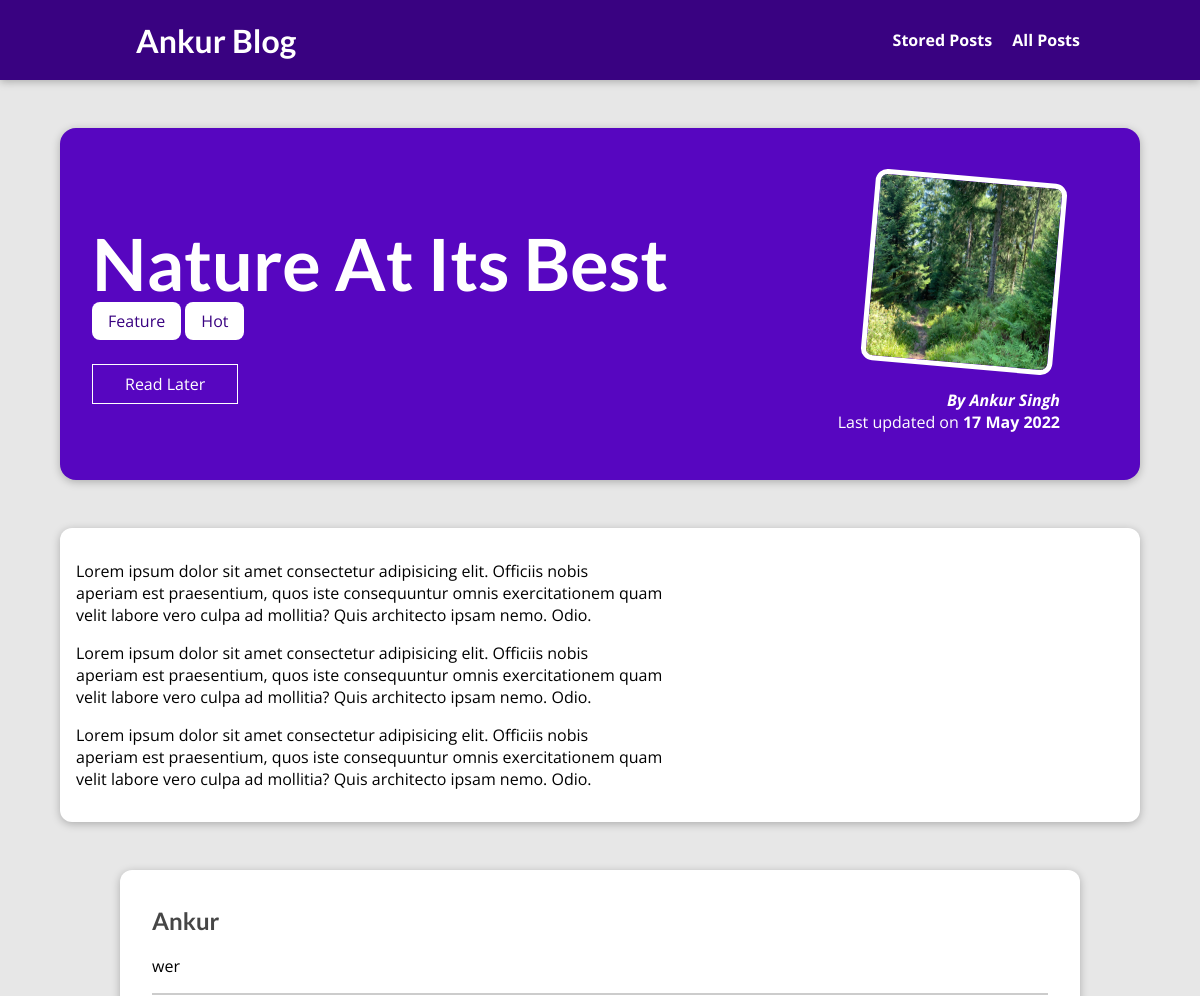
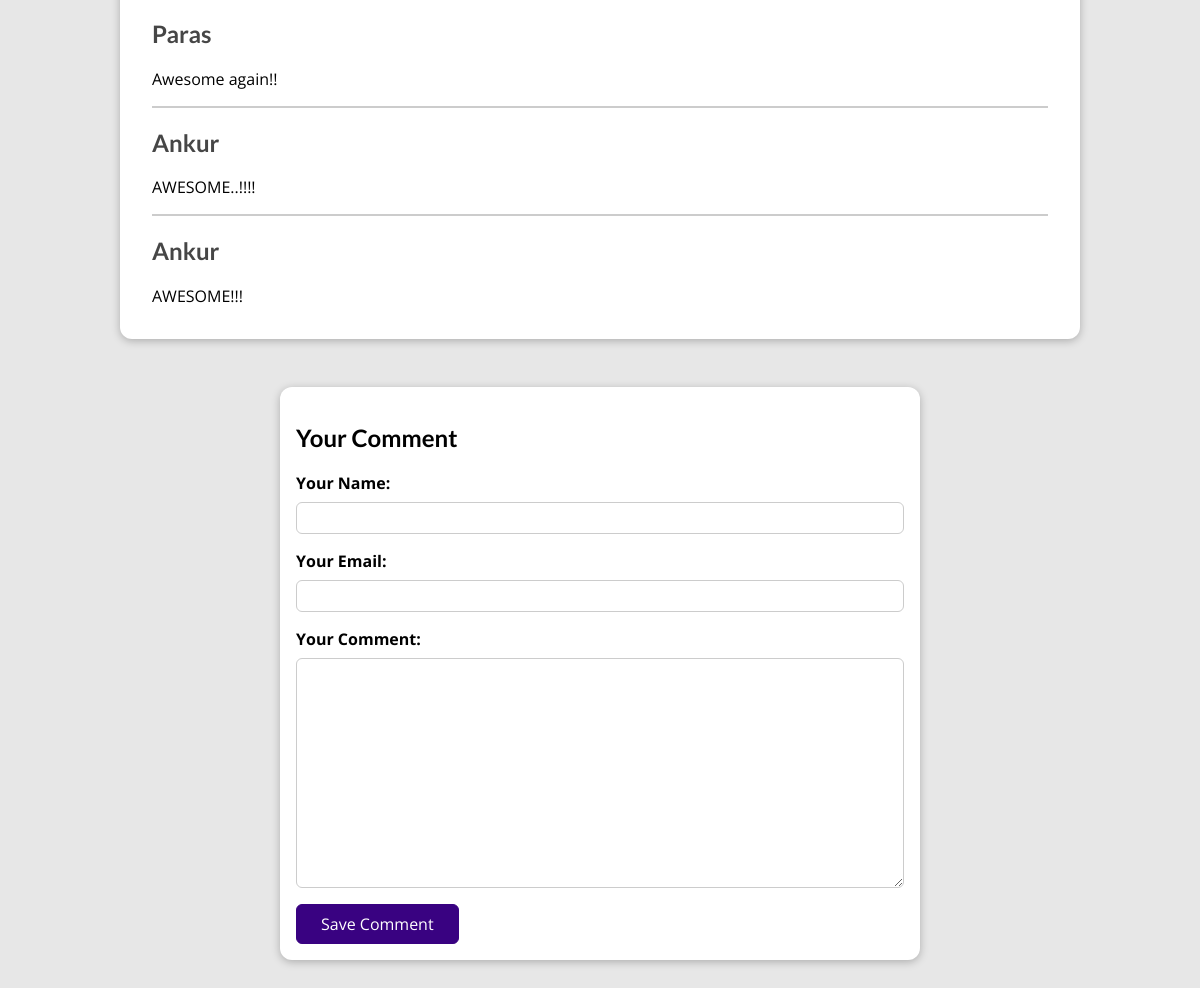
The page /posts/nature-at-its-best on the database its author committed (2 pictures, top to bottom).
### blog/models.py (models this page shows, shortened)
class Post(models.Model):
    title = models.CharField(max_length=150)
    excerpt = models.CharField(max_length=200)
    image = models.ImageField(upload_to="posts", null=True)
    date = models.DateField(auto_now=True)
    slug = models.SlugField(unique=True, db_index=True)
    content = models.TextField(validators=[MinLengthValidator(10)])
    author = models.ForeignKey(Author, on_delete=models.SET_NULL, null=True, related_name="posts")
    tags = models.ManyToManyField(Tag)

class Tag(models.Model):
    caption = models.CharField(max_length=20)

class Author(models.Model):
    first_name = models.CharField(max_length=100)
    last_name = models.CharField(max_length=100)
    email = models.EmailField()
    def full_name(self):
        return f"{self.first_name} {self.last_name}"
    def __str__(self):
        return self.full_name()

class Comment(models.Model):
    user_name = models.CharField(max_length=120)
    user_email = models.EmailField()
    text = models.TextField(max_length=400)
    post = models.ForeignKey(Post, on_delete=models.CASCADE, related_name="comments")

### blog/views.py (the view, shortened to what this page needs)
# urls.py: path("posts/<slug:slug>", views.SinglePostView.as_view(), name="post-detail-page"), #/posts/my-first-post
class SinglePostView(View):
    def is_stored_posts(self, request, post_id):
        stored_posts = request.session.get("stored_posts")
        if stored_posts is not None:
            is_saved_for_later = post_id in stored_posts
        else:
            is_saved_for_later = False
        return is_saved_for_later
    def get(self,request, slug):
        post = Post.objects.get(slug=slug)
        context = {
            "post": post,
            "post_tags": post.tags.all(),
            "comment_form": CommentForm(),
            "comments": post.comments.all().order_by("-id"),
            "saved_for_later": self.is_stored_posts(request, post.id)
        }
        return render(request, "blog/post-detail.html", context)

### blog/forms.py
class CommentForm(forms.ModelForm):
    class Meta:
        model = Comment
        exclude = ["post"]
        labels = {
            "user_name" : "Your Name",
            "user_email" : "Your Email",
            "text": "Your Comment"
        }

### blog/templates/blog/post-detail.html (shortened to what this page needs)
{% extends "base.html" %}
{% load static %}
{% block css_files %}
    <link rel="stylesheet" href="{% static 'blog/post-detail.css' %}">
{% endblock %}
{% block content %}
    <section id="summary">
        <h2>{{ post.title }}</h2>
        <div>
            {% for tag in post_tags %}
                <span class="tag">{{ tag.caption }}</span>
            {% endfor %}
        </div>
        <div id="read-later">
            <form action="{% url 'read-later' %}" method="POST">
                <button>
                    {% if saved_for_later %}
                        Remove from "Read Later" List
                    {% else %}
                        Read Later
                    {% endif %}
                </button>
            </form>
        </div>
        <article>
            <img src="{{ post.image.url }}" alt="{{ post.title }}" />
            <address> By <a href="mailto:{{ post.author.email }}">{{ post.author|title }}</a></address>
            <div>
                Last updated on <time>{{ post.date|date:"d M Y" }}</time>
            </div>
        </article>
    </section>
    <main>
        {{ post.content|linebreaks }}
    </main>
    <section id="comments">
        <ul>
            {% for comment in comments %}
                <li>
                    <h2>{{ comment.user_name }}</h2>
                    <p>{{ comment.text|linebreaks }}</p>
                </li>
            {% endfor %}
        </ul>
    </section>
    <section id="comment-form">
        <h2>Your Comment</h2>
        <form action="{% url 'post-detail-page' post.slug %}" method="POST">
            {% for form_field in comment_form %}
            <div class="form-control" {% if form_field.errors %}invalid{% endif %}>
                {{ form_field.label_tag }}
                {{ form_field }}
            </div>
            {% endfor %}
            <button>Save Comment</button>
        </form>
    </section>
{% endblock %}

### templates/base.html (shortened to what this page needs)
{% load static %}
<!DOCTYPE html>
<html lang="en">
<head>
    <link rel="stylesheet" href="{% static 'app.css' %}">
    {% block css_files %}{% endblock %}
</head>
<body>
    <header id="main-navigation">
        <h1><a href="{% url 'starting-page' %}">Ankur Blog</a></h1>
        <nav>
            <a href="{% url 'read-later' %}">Stored Posts</a>
            <a href="{% url 'posts-page' %}">All Posts</a>
        </nav>
    </header>
    {% block content %}
    {% endblock %}
</body>
</html>

### static/app.css (style rules this page uses)
* { box-sizing: border-box; }
html { font-family: 'Open Sans', 'Lato', sans-serif; }
body { margin: 0; }
h1, h2, h3 { font-family: 'Lato', sans-serif; font-weight: bold; }
#main-navigation { width: 100%; height: 5rem; display: flex; justify-content: space-between; align-items: center; padding: 0 10%; position: absolute; top: 0; left: 0; }
#main-navigation a { text-decoration: none; color: white; font-weight: bold; margin-left: 1rem; }

### blog/static/blog/post-detail.css (style rules this page uses)
body { background-color: #e7e7e7; }
#main-navigation { background-color: #390281; box-shadow: 0 2px 8px rgba(0, 0, 0, 0.25); }
#summary { margin: 8rem auto 3rem auto; padding: 2rem; width: 90%; max-width: 90rem; border-radius: 16px; background-color: #5706c0; position: relative; box-shadow: 0 2px 8px rgba(0, 0, 0, 0.25); height: 22rem; }
#summary h2 { color: white; font-size: 4.5rem; margin-bottom: 0.25rem; }
#summary article { position: absolute; top: 2rem; right: 3rem; padding: 1rem 2rem; border-radius: 12px; text-align: right; color: white; }
#summary article img { width: 12rem; height: 12rem; border-radius: 12px; transform: rotateZ(5deg); border: 5px solid white; margin-bottom: 1rem; }
#summary address { font-weight: bold; }
#summary a { color: white; text-decoration: none; }
#summary time { font-weight: bold; }
#read-later { margin: 2rem 0; }
#read-later button { background-color: transparent; border: 1px solid white; padding: 0.5rem 2rem; font: inherit; color: white; cursor: pointer; }
main { width: 90%; max-width: 90rem; margin: 3rem auto; background-color: white; padding: 1rem; border-radius: 12px; box-shadow: 0 2px 8px rgba(0, 0, 0, 0.25); }
.tag { background-color: white; color: #390281; padding: 0.5rem 1rem; border-radius: 8px; }
#comment-form { margin: 3rem auto; width: 90%; max-width: 40rem; border-radius: 12px; background-color: white; box-shadow: 0 2px 8px rgba(0, 0, 0, 0.25); padding: 1rem; }
#comment-form button { font: inherit; background-color: #390281; color: white; border: 1px solid #390281; padding: 0.5rem 1.5rem; border-radius: 6px; cursor: pointer; }
.form-control { margin-bottom: 1rem; }
.form-control label { font-weight: bold; margin-bottom: 0.5rem; display: block; }
.form-control input, .form-control textarea { display: block; width: 100%; font: inherit; padding: 0.25rem; border-radius: 6px; border: 1px solid #ccc; }
#comments { margin: 3rem auto; width: 90%; max-width: 60rem; border-radius: 12px; background-color: white; box-shadow: 0 2px 8px rgba(0, 0, 0, 0.25); padding: 1rem 2rem; }
#comments ul { list-style: none; margin: 0; padding: 0; }
#comments li { margin-bottom: 1rem; border-bottom: 2px solid #ccc; }
#comments li:last-of-type { border-bottom: none; }
#comments h2 { color: #464646; }

### rows shown on the page
Post: title "Nature At Its Best", image (picture), author "Ankur Singh", date "17 May 2022", content "Lorem ipsum dolor sit amet consectetur adipisicing elit. Officiis nobis aperiam est praesentium, quos iste consequuntur omnis exercitationem quam velit labore vero culpa ad mollitia? Quis architecto ipsam nemo. Odio. Lorem ipsum dolor sit amet consectetur adipisicing elit. Officiis nobis aperiam est praesentium, quos iste consequuntur omnis exercitationem quam velit labore vero culpa ad mollitia? Quis architecto ipsam nemo. Odio. Lorem ipsum dolor sit amet consectetur adipisicing elit. Officiis nobis aperiam est praesentium, quos iste consequuntur omnis exercitationem quam velit labore vero culpa ad mollitia? Quis architecto ipsam nemo. Odio."
Tag: caption "Feature"
Tag: caption "Hot"
Comment: user_name "Ankur", text "wer"
Comment: user_name "Paras", text "Awesome again!!"
Comment: user_name "Ankur", text "AWESOME..!!!!"
Comment: user_name "Ankur", text "AWESOME!!!"
